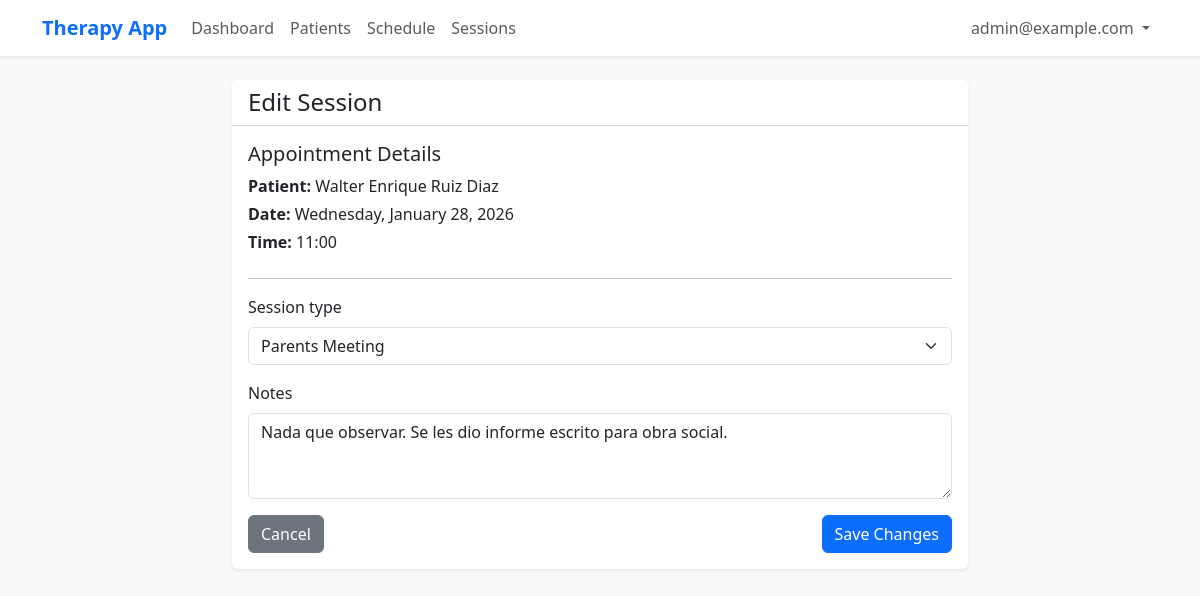
Screenshot of /schedule/sessions/2/edit/ (signed in) with the database file from the repository.
### schedule/models.py (models this page shows, shortened)
class Session(models.Model):
    TYPE_CHOICES = [
        ('evaluation', 'Evaluation'),
        ('intervention', 'Intervention'),
        ('parents_meeting', 'Parents Meeting'),
    ]
    appointment = models.OneToOneField(Appointment, on_delete=models.CASCADE, related_name='session')
    patient = models.ForeignKey('patients.Patient', on_delete=models.CASCADE, related_name='sessions')
    date = models.DateField()
    time = models.TimeField()
    session_type = models.CharField(max_length=20, choices=TYPE_CHOICES)
    notes = models.TextField()
    created_at = models.DateTimeField(auto_now_add=True)

class Appointment(models.Model):
    STATUS_CHOICES = [
        ('reserved', 'Reserved'),
        ('confirmed', 'Confirmed'),
        ('no_show', 'No Show'),
        ('cancelled', 'Cancelled'),
    ]
    professional = models.ForeignKey('professionals.Professional', on_delete=models.CASCADE, related_name='appointments')
    patient = models.ForeignKey('patients.Patient', on_delete=models.CASCADE, related_name='appointments')
    date_time = models.DateTimeField()
    status = models.CharField(max_length=20, choices=STATUS_CHOICES, default='reserved')
    created_at = models.DateTimeField(auto_now_add=True)

### patients/models.py (models this page shows)
class Patient(models.Model):
    created_by = models.ForeignKey('professionals.Professional', on_delete=models.CASCADE, related_name='patients')
    dni = models.CharField(max_length=20, verbose_name="DNI / ID Document")
    first_name = models.CharField(max_length=100)
    last_name = models.CharField(max_length=100)
    birth_date = models.DateField()
    mobile_phone = models.CharField(max_length=20)
    email = models.EmailField(blank=True, null=True)
    medical_coverage = models.CharField(max_length=100, blank=True)
    social_security_number = models.CharField(max_length=50, blank=True)
    created_at = models.DateTimeField(auto_now_add=True)
    def __str__(self):
        return f"{self.first_name} {self.last_name}"

### schedule/views.py (the view)
# urls.py: path('sessions/<int:pk>/edit/', SessionUpdateView.as_view(), name='session_edit'),
class SessionUpdateView(ProfessionalRequiredMixin, UpdateView):
    model = Session
    form_class = SessionForm
    template_name = 'schedule/session_edit.html'
    success_url = reverse_lazy('session_list')
    def get_queryset(self):
        if not hasattr(self.request.user, 'professional'):
            return Session.objects.none()
        return Session.objects.filter(
            appointment__professional=self.request.user.professional
        )

### schedule/forms.py
class SessionForm(forms.ModelForm):
    class Meta:
        model = Session
        fields = ['session_type', 'notes']
        widgets = {
            'notes': forms.Textarea(attrs={'rows': 3}),
        }

### web/mixins.py (called while the page is built)
    def test_func(self):
        return self.request.user.is_authenticated

    def dispatch(self, request, *args, **kwargs):
        if not request.user.is_authenticated:
            return self.handle_no_permission()
        if not hasattr(request.user, 'professional'):
            if request.resolver_match.url_name == 'professional_create':
                return super().dispatch(request, *args, **kwargs)
            return redirect('professional_create')
        return super().dispatch(request, *args, **kwargs)

### schedule/templates/schedule/session_edit.html (shortened to what this page needs)
{% extends "base.html" %}
{% load bootstrap5 %}
{% block content %}
<div class="row justify-content-center">
    <div class="col-md-8">
        <div class="card">
            <div class="card-header bg-white">
                <h4 class="mb-0">Edit Session</h4>
            </div>
            <div class="card-body">
                <div class="mb-4">
                    <h5>Appointment Details</h5>
                    <p class="mb-1"><strong>Patient:</strong> {{ session.appointment.patient }}</p>
                    <p class="mb-1"><strong>Date:</strong> {{ session.appointment.date_time|date:"l, F d, Y" }}</p>
                    <p class="mb-1"><strong>Time:</strong> {{ session.appointment.date_time|date:"H:i" }}</p>
                </div>
                <hr>
                <form method="post">
                    {% bootstrap_form form %}
                    <div class="d-flex justify-content-between">
                        <a href="{% url 'schedule' %}" class="btn btn-secondary">Cancel</a>
                        {% bootstrap_button button_type="submit" content="Save Changes" %}
                    </div>
                </form>
            </div>
        </div>
    </div>
</div>
{% endblock %}

### templates/base.html (shortened to what this page needs)
{% load bootstrap5 %}
<!DOCTYPE html>
<html lang="en">
<head>
    {% bootstrap_css %}
</head>
<body>
    <nav class="navbar navbar-expand-lg navbar-light bg-white shadow-sm mb-4">
        <div class="container">
            <a class="navbar-brand" href="{% url 'dashboard' %}">Therapy App</a>
            <div class="collapse navbar-collapse" id="navbarNav">
                {% if user.is_authenticated %}
                <ul class="navbar-nav me-auto">
                    <li class="nav-item"><a class="nav-link" href="{% url 'dashboard' %}">Dashboard</a></li>
                    <li class="nav-item"><a class="nav-link" href="{% url 'patient_list' %}">Patients</a></li>
                    <li class="nav-item"><a class="nav-link" href="{% url 'schedule' %}">Schedule</a></li>
                    <li class="nav-item"><a class="nav-link" href="{% url 'session_list' %}">Sessions</a></li>
                </ul>
                <ul class="navbar-nav">
                    <li class="nav-item dropdown">
                        <a class="nav-link dropdown-toggle" href="#" id="userDropdown" role="button" data-bs-toggle="dropdown">
                            {{ user.email }}
                        </a>
                    </li>
                </ul>
                {% else %}
                <ul class="navbar-nav ms-auto">
                    <li class="nav-item"><a class="nav-link" href="{% url 'account_login' %}">Login</a></li>
                </ul>
                {% endif %}
            </div>
        </div>
    </nav>
    <div class="container">
        {% block content %}{% endblock %}
    </div>
</body>
</html>

### templates/base.html (style rules this page uses)
body { background-color: #f8f9fa; }
.navbar-brand { font-weight: bold; color: #0d6efd !important; }
.card { border: none; box-shadow: 0 0.125rem 0.25rem rgba(0, 0, 0, 0.075); margin-bottom: 20px; }

### rows the page displays
Session: appointment.patient "Walter Enrique Ruiz Diaz", appointment.date_time "Wednesday, January 28, 2026", appointment.date_time "11:00", session_type "Parents Meeting", notes "Nada que observar. Se les dio informe escrito para obra social."

### other values shown
{{ user.email }} "admin@example.com"
